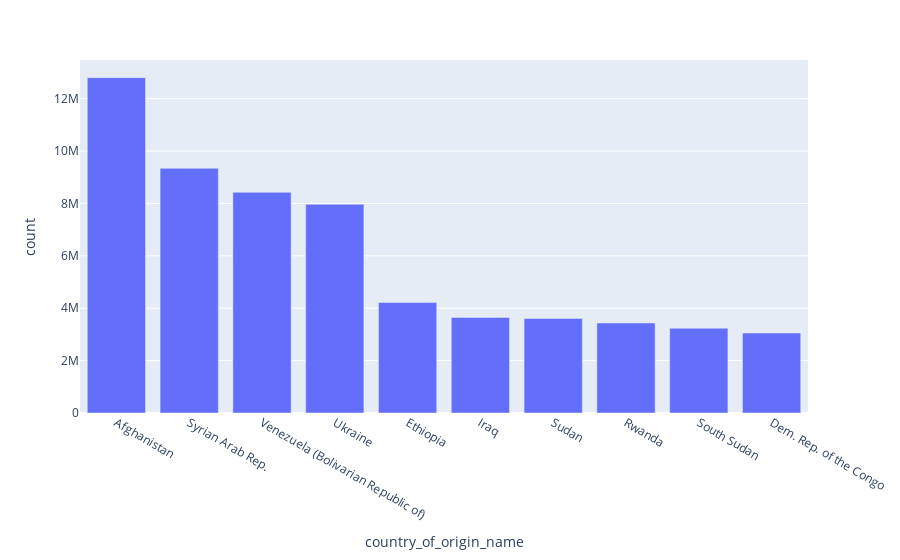

Notebook cell for this chart:
### Code cell
only_10 = as_by_country.loc[0:9]
fig = px.bar(only_10, x='country_of_origin_name', y='count')
fig.show()

### Figure 1 — Plotly figure (JSON) as saved in the notebook; plotly's stock layout.template omitted (floating-point values rounded to 4 significant figures)
{"data": [{"hovertemplate": "country_of_origin_name=%{x}<br>count=%{y}<extra></extra>", "legendgroup": "", "marker": {"color": "#636efa", "pattern": {"shape": ""}}, "name": "", "orientation": "v", "showlegend": false, "textposition": "auto", "type": "bar", "x": ["Afghanistan", "Syrian Arab Rep.", "Venezuela (Bolivarian Republic of)", "Ukraine", "Ethiopia", "Iraq", "Sudan", "Rwanda", "South Sudan", "Dem. Rep. of the Congo"], "xaxis": "x", "y": [12802836, 9340729, 8425204, 7969546, 4215250, 3647679, 3610229, 3436812, 3235706, 3053773], "yaxis": "y"}], "layout": {"barmode": "relative", "legend": {"tracegroupgap": 0}, "margin": {"t": 60}, "xaxis": {"anchor": "y", "domain": [0, 1], "title": {"text": "country_of_origin_name"}}, "yaxis": {"anchor": "x", "domain": [0, 1], "title": {"text": "count"}}}}
